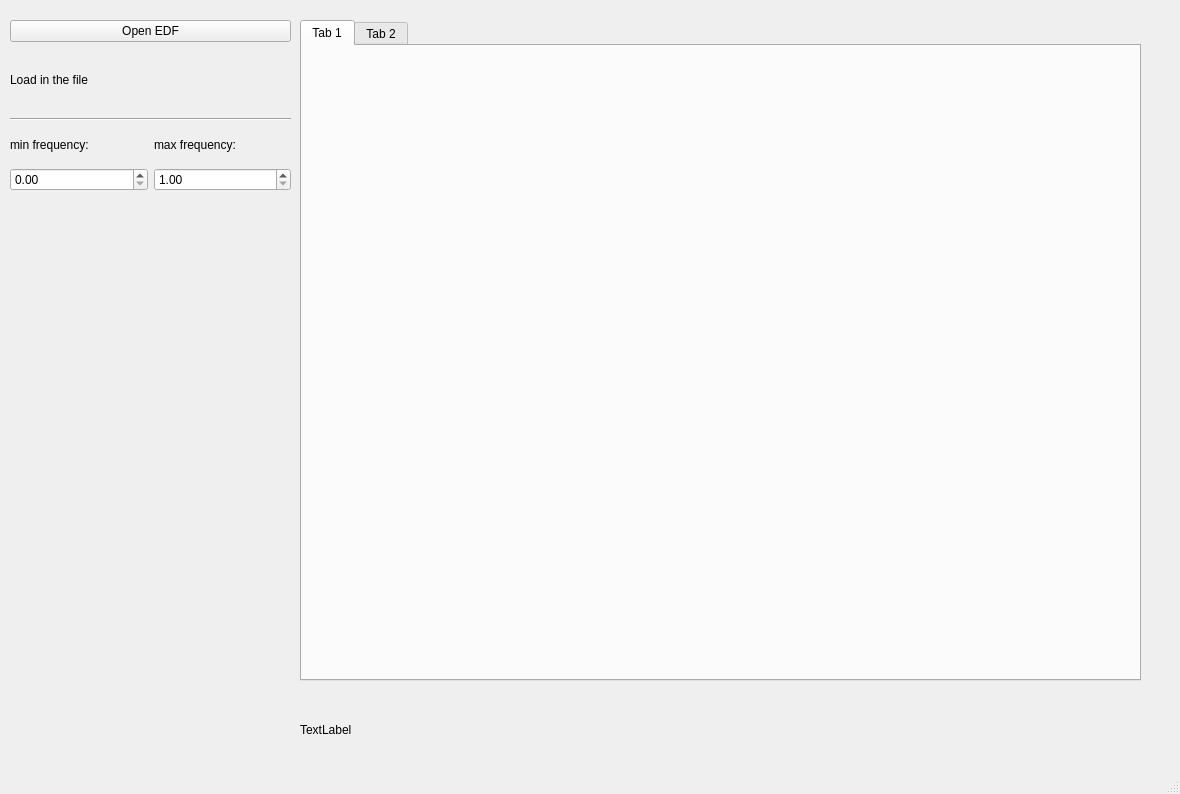
<?xml version="1.0" encoding="UTF-8"?>
<ui version="4.0">
 <class>MainWindow</class>
 <widget class="QMainWindow" name="MainWindow">
  <property name="geometry">
   <rect>
    <x>0</x>
    <y>0</y>
    <width>1180</width>
    <height>794</height>
   </rect>
  </property>
  <property name="windowTitle">
   <string>MainWindow</string>
  </property>
  <widget class="QWidget" name="centralwidget">
   <widget class="QWidget" name="verticalLayoutWidget">
    <property name="geometry">
     <rect>
      <x>10</x>
      <y>20</y>
      <width>281</width>
      <height>171</height>
     </rect>
    </property>
    <layout class="QVBoxLayout" name="verticalLayout">
     <item>
      <widget class="QPushButton" name="pushButton">
       <property name="text">
        <string>Open EDF</string>
       </property>
      </widget>
     </item>
     <item>
      <widget class="QLabel" name="label">
       <property name="text">
        <string>Load in the file</string>
       </property>
      </widget>
     </item>
     <item>
      <widget class="Line" name="line">
       <property name="orientation">
        <enum>Qt::Horizontal</enum>
       </property>
      </widget>
     </item>
     <item>
      <layout class="QGridLayout" name="gridLayout_2">
       <item row="1" column="0">
        <widget class="QDoubleSpinBox" name="doubleSpinBox"/>
       </item>
       <item row="1" column="1">
        <widget class="QDoubleSpinBox" name="doubleSpinBox_2">
         <property name="minimum">
          <double>1.000000000000000</double>
         </property>
         <property name="singleStep">
          <double>0.500000000000000</double>
         </property>
        </widget>
       </item>
       <item row="0" column="1">
        <widget class="QLabel" name="label_3">
         <property name="text">
          <string>max frequency:</string>
         </property>
        </widget>
       </item>
       <item row="0" column="0">
        <widget class="QLabel" name="label_2">
         <property name="text">
          <string>min frequency:</string>
         </property>
        </widget>
       </item>
      </layout>
     </item>
    </layout>
   </widget>
   <widget class="QWidget" name="gridLayoutWidget">
    <property name="geometry">
     <rect>
      <x>300</x>
      <y>20</y>
      <width>841</width>
      <height>661</height>
     </rect>
    </property>
    <layout class="QGridLayout" name="gridLayout">
     <item row="0" column="0">
      <widget class="QTabWidget" name="tabWidget">
       <widget class="QWidget" name="tab">
        <attribute name="title">
         <string>Tab 1</string>
        </attribute>
       </widget>
       <widget class="QWidget" name="tab_2">
        <attribute name="title">
         <string>Tab 2</string>
        </attribute>
       </widget>
      </widget>
     </item>
    </layout>
   </widget>
   <widget class="QWidget" name="horizontalLayoutWidget">
    <property name="geometry">
     <rect>
      <x>300</x>
      <y>690</y>
      <width>841</width>
      <height>80</height>
     </rect>
    </property>
    <layout class="QHBoxLayout" name="horizontalLayout">
     <item>
      <widget class="QLabel" name="label_4">
       <property name="text">
        <string>TextLabel</string>
       </property>
      </widget>
     </item>
    </layout>
   </widget>
  </widget>
  <widget class="QStatusBar" name="statusbar"/>
 </widget>
 <resources/>
 <connections/>
</ui>
